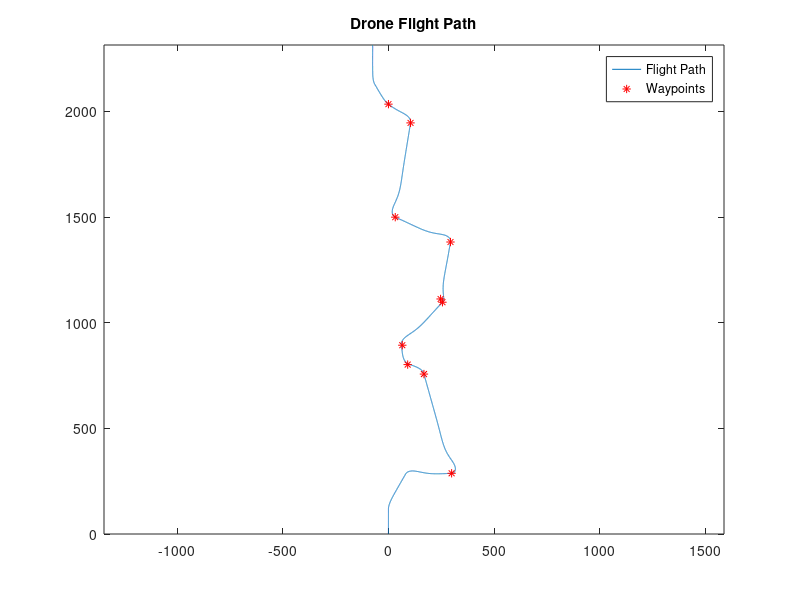

Source code (MATLAB):
clc
clear all
close all

%---- Part 1 ----%
% Creating Matlab script that loads Drone_Data.mat, plots flight path, and
% plots waypoints within the same figure as the flight path
load('Drone_Data.mat'); % Loading Drone_Flight and Drone_Waypoints from Drone_Data.mat
x1 = Drone_Flight(2,:); % Position East
y1 = Drone_Flight(1,:); % Position North

x2 = Drone_Waypoints(:,2); % Waypoint x coordinates
y2 = Drone_Waypoints(:,1); % Waypoint y coordinates

figure
plot(x1,y1);
axis equal
hold on
plot(x2,y2,'r*');
hold off
legend('Flight Path', 'Waypoints');
title('Drone Flight Path')